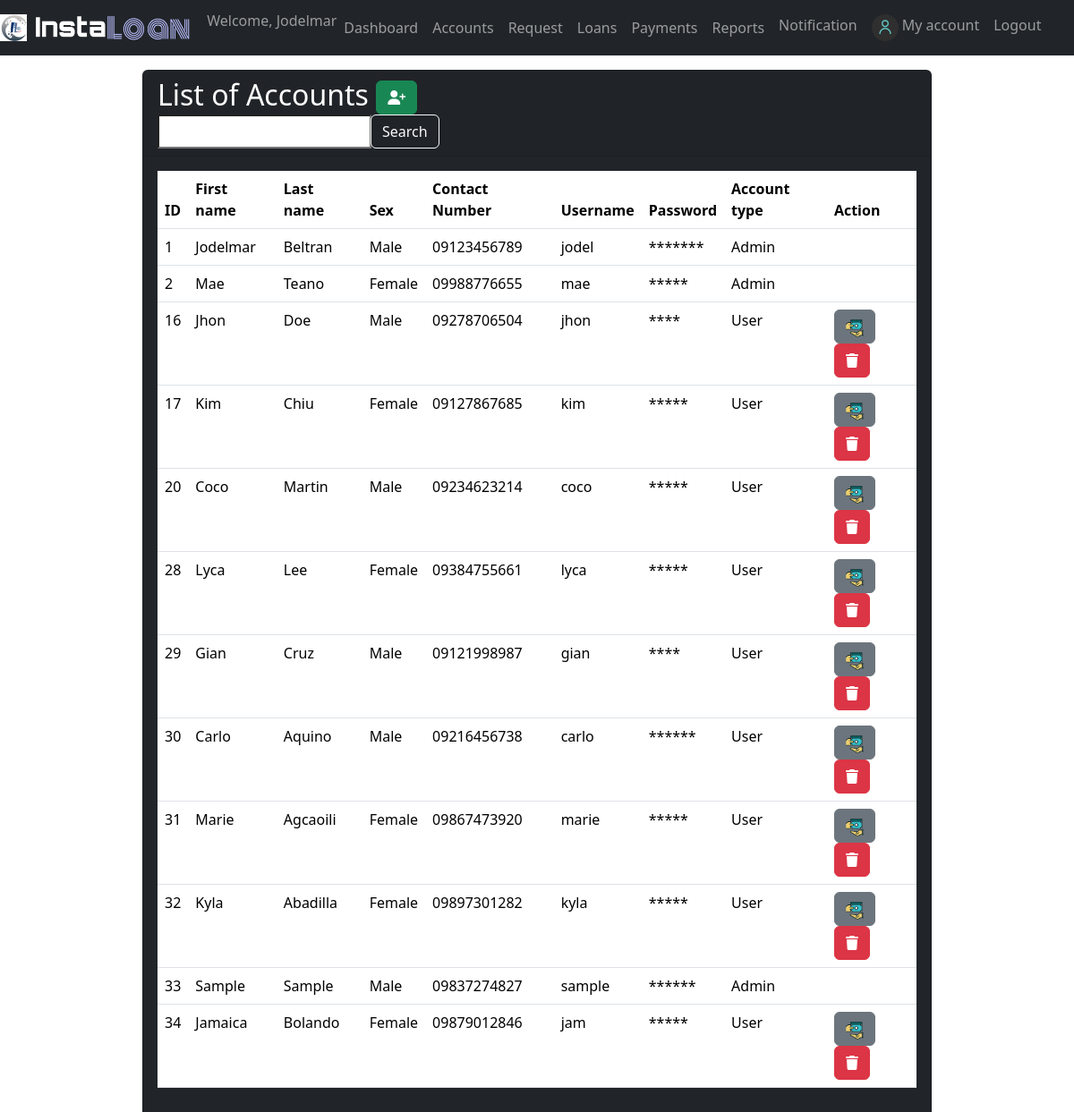
Page /Admin/adminview.php (signed in) on the earlier database version.
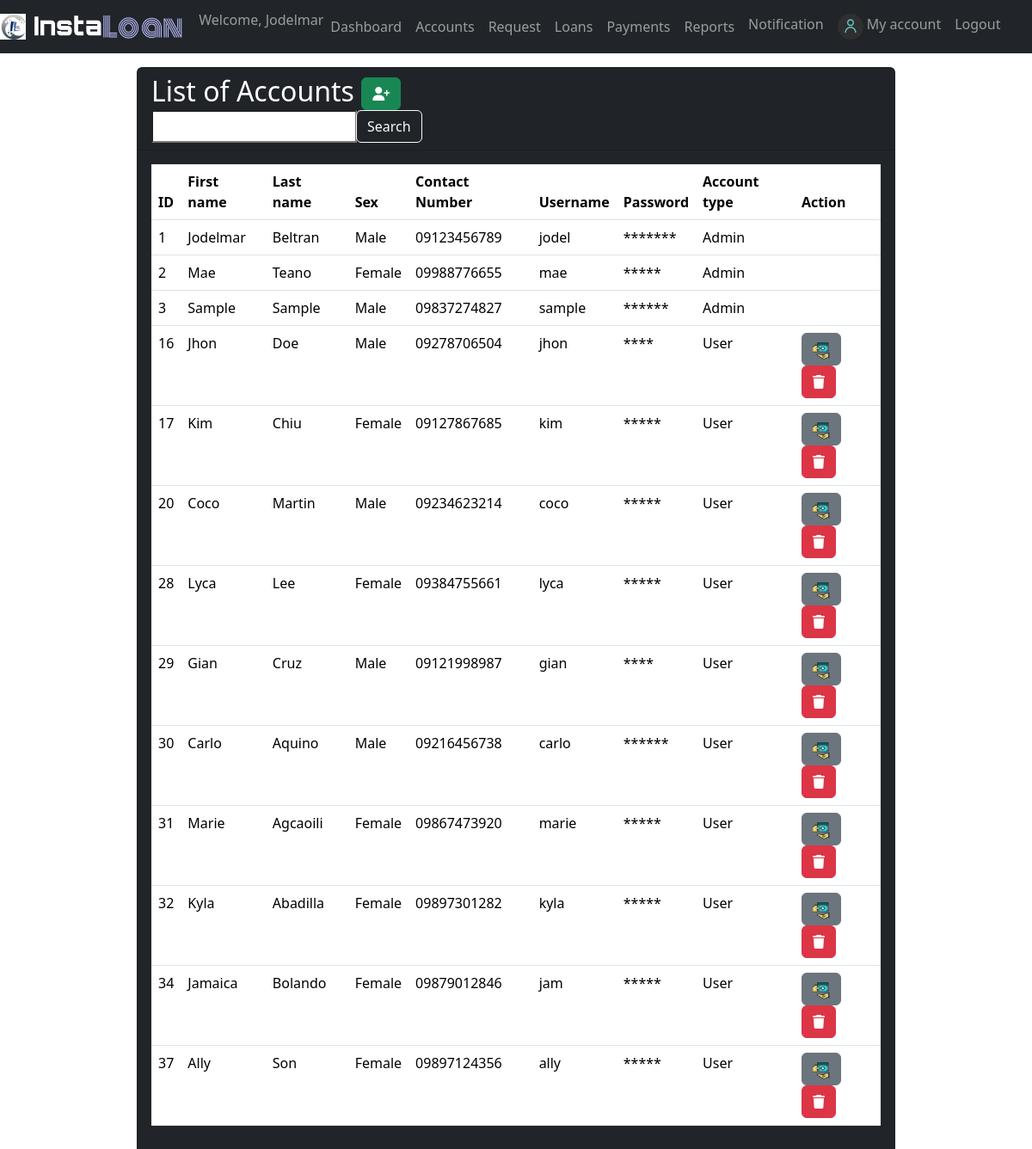
Same page on the later database version.
### tables this page shows
CREATE TABLE `users` (
  `user_id` int(100) NOT NULL,
  `first_name` varchar(32) NOT NULL,
  `last_name` varchar(32) NOT NULL,
  `sex` varchar(6) NOT NULL,
  `contact_number` varchar(11) NOT NULL,
  `email` varchar(30) DEFAULT NULL,
  `birthdate` date DEFAULT NULL,
  `address` varchar(100) DEFAULT NULL,
  `username` varchar(32) NOT NULL,
  `password` varchar(32) NOT NULL,
  `acct_type` varchar(10) NOT NULL DEFAULT 'User'
);

### Admin/adminview.php (the view, shortened to what this page needs)
<?php
    include("../config.php");
    $user_check=$_SESSION['user'];
    $sql="SELECT * FROM users WHERE username='$user_check'";
    $stmt=$conn->query($sql);
    $row=$stmt->fetch(PDO::FETCH_ASSOC);
    $login_user=$row['first_name'];
 ?>
<!DOCTYPE html>
<html lang="en">
<head>
	<link rel="stylesheet" href="../bootstrap/css/bootstrap.css">
	<link rel="stylesheet" href="../Lending App/bootstrap/css/bootstrap.min.css">
    <link rel="stylesheet" href="../fontawesome/css/all.css">
    <link rel="stylesheet" href="../styles.css">
</head>
<body>
	<nav class="navbar navbar-expand-lg navbar-dark bg-dark">
		<a class="navbar-brand" href="#">
            <img src="../img/logo.png" width="30" height="30" class="d-inline-block align-top" alt="">
			<img src="../img/logo1.png" width="180" height="30" class="d-inline-block align-top" alt="">
        </a>
		<div class="collapse navbar-collapse" id="navbarSupportedContent">
			<ul class="navbar-nav mr-auto">
                <li class="nav-item">
					<span class="navbar-text">Welcome, <?php echo $login_user ?></span>
				</li>
                <li class="nav-item">
					<a class="nav-link" href="dashboard.php">Dashboard</a>
				</li>
				<li class="nav-item active">
					<a class="nav-link" href="adminview.php">Accounts <span class="sr-only">(current)</span></a>
				</li>
				<li class="nav-item">
					<a class="nav-link" href="request.php">Request</a>
				</li>
                <li class="nav-item">
					<a class="nav-link" href="loans.php">Loans</a>
				</li>
                <li class="nav-item">
					<a class="nav-link" href="payment.php">Payments</a>
				</li>
                <li class="nav-item">
					<a class="nav-link" href="reports.php">Reports</a>
				</li>
			</ul>
            <?php
                $sql="SELECT * FROM notification WHERE receiver='Admin' AND status='unread'";
                $stmt=$conn->query($sql);
                $num=$stmt->rowCount();
            ?>
			<ul class="navbar-nav ml-auto">
                <li class="nav-item">
                    <a class="nav-link" href="../notification.php">Notification <?php if($num>0) echo "<span class='badge badge-danger'>$num</span>" ?></a>
                </li>
                <li class="nav-item">
					<a class="nav-link" href="../profile.php">
                        <img src="../img/user.png" width="30" height="30" class="d-inline-block align-top" alt="">
                        My account
                    </a>
				</li>
				<li class="nav-item">
					<a class="nav-link btn btn-info btn-md" href="../logout.php">Logout</a>
				</li>
			</ul>
		</div>
	</nav>
    <main class="container-fluid cont-tb pt-3">
        <div class="card con-tb text-white bg-dark mx-auto">
            <div class="card-header">
                <h2 class="d-inline">List of Accounts
                <span><button type="button" class="btn btn-success" data-toggle="modal" data-target="#addModal"><i class="fas fa-user-plus"></i></button></span>
                </h2>
                <form action="" method="POST" class="float-right">
                    <div class="input-group">
                        <input type="text" name="val" value="<?php echo htmlentities(isset($_POST['val'])?$_POST['val']:''); ?>">
                        <div class="input-group-append">
                            <button class="btn btn-outline-light" type="submit" name="search">Search</button>
                        </div>
                    </div>
                </form>
            </div>
            <div class="card-body">
                <table class="table table-hover table-responsive">
                    <thead>
                        <tr>
                            <th>ID</th>
                            <th>First name</th>
                            <th>Last name</th>
                            <th>Sex</th>
                            <th>Contact Number</th>
                            <th>Username</th>
                            <th>Password</th>
                            <th>Account type</th>
                            <th>Action</th>
                        </tr>
                    </thead>
                    <tbody>
                        <?php
                            if(isset($_POST['search'])){
                                $val=$_POST['val'];
                                $sql="SELECT * FROM users
                                    WHERE CONCAT(first_name,' ',last_name) LIKE '%$val%' OR first_name LIKE '%$val%' OR last_name LIKE '%$val%'";
                            }
                            else{
                                $sql="SELECT * FROM users";
                            }
                            $stmt=$conn->query($sql);
                            while($row=$stmt->fetch(PDO::FETCH_ASSOC)){
                        ?>
                        <tr>
                            <td><?php echo $row['user_id']; ?></td>
                            <td><?php echo $row['first_name']; ?></td>
                            <td><?php echo $row['last_name']; ?></td>
                            <td><?php echo $row['sex']; ?></td>
                            <td><?php echo $row['contact_number']; ?></td>
                            <td><?php echo $row['username']; ?></td>
                            <td><?php echo str_repeat("*",strlen($row['password'])); ?></td>
                            <td><?php echo $row['acct_type']; ?></td>
                            <td> <?php if($row['acct_type']=="User"){ ?>
                                <a href="../User/applyloan.php?id=<?php echo $row['user_id'] ?>" role="button" class="btn btn-secondary"><img src="../img/loan.png" alt="" width="20" height="20"></a>
                                <button class="btn btn-danger" data-toggle="modal" data-target="#deleteModal" onClick="delId(<?php echo $row['user_id'] ?>)"><i class="fas fa-trash"></i></button>
                            </td> <?php } ?>
                        </tr>
                        <?php } ?>
                    </tbody>
                </table>
            </div>
        </div>
    </main>
</body>
</html>

### styles.css (style rules this page uses)
.con-tb { width: 100%; }
@media all and (min-width: 768px) { .con-tb { width: 100%; } }
@media all and (min-width: 1200px) { .con-tb { width: 75%; } }

### Admin/adminview.php (style rules this page uses)
.con-tb { width: 100%; }
@media all and (min-width: 1200px) { .con-tb { width: 75%; } }

Differences in the rows shown:
removed users: user_id "33", first_name "Sample", last_name "Sample", sex "Male", contact_number "09837274827", username "sample", password "******", acct_type "Admin"
added users: user_id "3", first_name "Sample", last_name "Sample", sex "Male", contact_number "09837274827", username "sample", password "******", acct_type "Admin"
added users: user_id "37", first_name "Ally", last_name "Son", sex "Female", contact_number "09897124356", username "ally", password "*****", acct_type "User"
